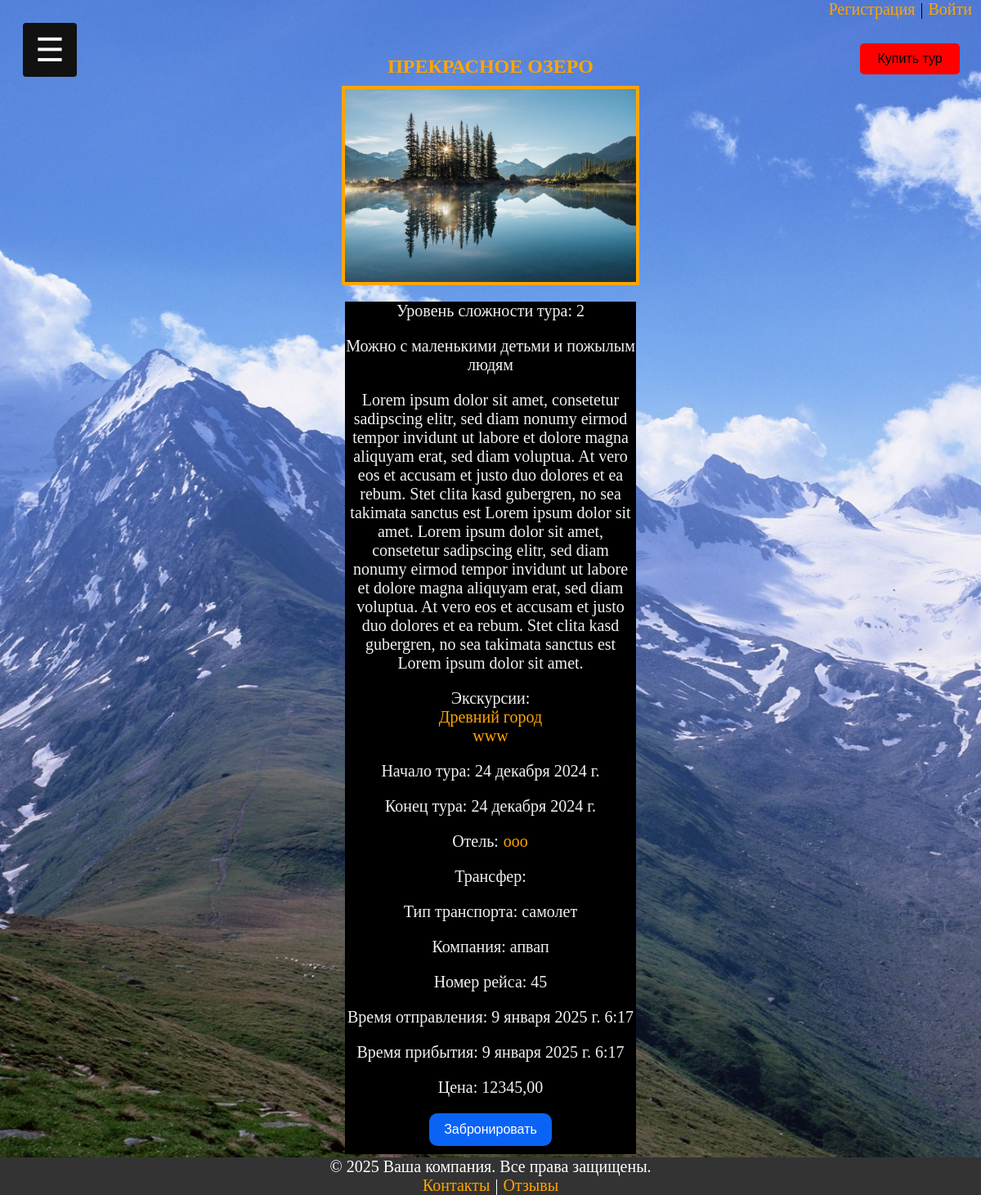
Page /tours/2/ on the committed database.
### turfirmaapp/models.py (models this page shows, shortened)
class Tours(models.Model):
    tour_name = models.CharField(max_length=100, verbose_name="Название тура")
    level = models.IntegerField(verbose_name="Уровень сложности", null=True)
    description = models.TextField(null=True, blank=True, verbose_name="Описание")
    start_date = models.DateField(verbose_name="Дата начала")
    end_date = models.DateField(verbose_name="Дата окончания")
    price = models.DecimalField(max_digits=10, decimal_places=2, verbose_name="Цена")
    photo_tour = models.ImageField(upload_to="photo_tour/", verbose_name="Фотография", null=True)
    excursions = models.ManyToManyField(Excursions, verbose_name="Название экскурсии", blank=True)
    transport = models.ForeignKey(Transport, on_delete=models.CASCADE, verbose_name="ID транспорта")
    hotel = models.ForeignKey(Hotels, on_delete=models.CASCADE, verbose_name="название отеля")
    number_of_views = models.IntegerField(verbose_name="Количество просмотров", null=True)
    class Meta:
        verbose_name = 'тур'
        verbose_name_plural = "Туры"

class Excursions(models.Model):
    excursion_name = models.CharField(max_length=100, verbose_name="Название экскурсии")
    description = models.TextField(null=True, blank=True, verbose_name="Описание")
    excursion_date = models.DateField(verbose_name="Дата экскурсии")
    price = models.DecimalField(max_digits=10, decimal_places=2, verbose_name="Цена")
    photo_excur = models.ImageField(upload_to="photo_excur/", verbose_name="Фотография", null=True)
    def get_absolute_url(self):
        return reverse('excursion', kwargs={'excursion_id': self.pk})
    class Meta:
        verbose_name = 'экскурсию'
        verbose_name_plural = "Экскурсии"

class Hotels(models.Model):
    hotel_name = models.CharField(max_length=100, verbose_name="Название отеля")
    address = models.CharField(max_length=255, null=True, blank=True, verbose_name="Адрес")
    rating = models.IntegerField(null=True, blank=True, verbose_name="Рейтинг")
    contact_number = models.CharField(max_length=20, null=True, blank=True, verbose_name="Контактный телефон")
    photo_hotel = models.ImageField(upload_to="photo_hotel/", verbose_name="Фотография", null=True)
    def get_absolute_url(self):
        return reverse('hotel', kwargs={'hotel_id': self.pk})
    class Meta:
        verbose_name = 'отель'
        verbose_name_plural = "Отели"

class Transport(models.Model):
    transport_type = models.CharField(max_length=50, verbose_name="Тип транспорта")
    company_name = models.CharField(max_length=100, null=True, blank=True, verbose_name="Название компании")
    flight_number = models.CharField(max_length=50, null=True, blank=True, verbose_name="Номер рейса")
    departure_time = models.DateTimeField(null=True, blank=True, verbose_name="Время отправления")
    arrival_time = models.DateTimeField(null=True, blank=True, verbose_name="Время прибытия")
    class Meta:
        verbose_name = 'транспорт'
        verbose_name_plural = "Транспорт"

### turfirmaapp/views.py (the view)
# urls.py: path('tours/<int:tour_id>/', show_tour, name='tour'),
def show_tour(request, tour_id):
    try:
        my_data = request.session.get('customer', None)
        data_tour = Tours.objects.get(id=tour_id)
        data_excursion = Tours.objects.get(id=tour_id).excursions.all()
        data_transport = Transport.objects.get(id=data_tour.transport_id)
        data_hotel = Hotels.objects.get(id=data_tour.hotel_id)
        request.session['tour_id'] = tour_id
        quantity = Tours.objects.get(id=tour_id).number_of_views
        Tours.objects.filter(id=tour_id).update(number_of_views=quantity+1)
        return render(request, "show_tour.html",
                      {"data_tour": data_tour, "data_excursion": data_excursion, "data_transport": data_transport,
                       "data_hotel": data_hotel, 'customer': my_data})
    except Exception as e:
        print(e)
        return render(request, '404.html')

### turfirmaapp/templates/show_tour.html (shortened to what this page needs)
{% extends 'base.html' %}
{% if data_tour %}
{% block content %}
{% load static %}
    <h2 class="title_tour">{{ data_tour.tour_name }}</h2>
    <p><img class="photo_tour" src="{{data_tour.photo_tour.url}}"></p>
<div class="show_tour">
    <p>Уровень сложности тура: {{ data_tour.level }}</p>
    {% if data_tour.level == 2 %}<p>Можно с маленькими детьми и пожылым людям</p>{% endif %}
    <p>{{ data_tour.description }}</p>
    <p>Экскурсии: <br>
        {% if data_excursion %}
     {% for item in data_excursion %} <a class="links"  href="{{ item.get_absolute_url }}">{{ item.excursion_name }} </a><br>{% endfor %}{% else %}нет{% endif %}</p>
    <p>Начало тура: {{ data_tour.start_date }}</p>
    <p>Конец тура: {{ data_tour.end_date }}</p>
    <p>Отель: <a class="links"  href="{{ data_hotel.get_absolute_url }}">{{ data_hotel.hotel_name }}</a></p>
    <p>Трансфер:
            <p>Тип транспорта: {{data_transport.transport_type}}</p>
            <p>Компания: {{data_transport.company_name}}</p>
            <p>Номер рейса: {{data_transport.flight_number}}</p>
            <p>Время отправления: {{data_transport.departure_time}}</p>
            <p>Время прибытия: {{data_transport.arrival_time}}</p>
    </p>
    <p>Цена: {{ data_tour.price }}</p>
    <button class="button_booking" type="button"><a class="links_btn" href="{% url 'booking' %}">Забронировать</a></button>
</div>
{% endblock %}
{% else %}
    <h2>Нет такого тура</h2>
{% endif %}

### turfirmaapp/static/css/styles.css (style rules this page uses)
body { background-size: cover; background-attachment: fixed; overflow-x: hidden; }
h2 { position: relative; left: 49%; margin-inline-start: 0px; margin-inline-end: 0px; font-weight: bold; unicode-bidi: isolate; text-transform: uppercase; }
.photo_tour { display: block; margin: 0 auto; margin-top: -30px; width: 30%; height: 30%; border: 4px solid orange; }
.links { color: orange; outline: none; text-decoration: none; padding: 2px 1px 0; }
.show_tour { display: block; margin: 0 auto; margin-top: 10px; margin-bottom: 50px; background-color: black; color: #f1f1f1; text-align: center; font-size: 20px; width: 30%; }
.title_tour { position: static; text-align: center; color: orange; padding-bottom: 20px; }
.button_booking { border-radius: 10px; text-decoration: none; background: #0B63F6; height: 40px; width: 150px; font-size: 16px; margin-bottom: 10px; }
.links_btn { color: white; outline: none; text-decoration: none; padding: 2px 1px 0; }
button { padding: 10px; background-color: #5cb85c; color: white; border: none; border-radius: 4px; cursor: pointer; font-size: 16px; margin: auto; }

### rows in the picture
Tours: tour_name "ПРЕКРАСНОЕ ОЗЕРО", photo_tour (picture), level "2", description "Lorem ipsum dolor sit amet, consetetur sadipscing elitr, sed diam nonumy eirmod tempor invidunt ut labore et dolore magna aliquyam erat, sed diam voluptua. At vero eos et accusam et justo duo dolores et ea rebum. Stet clita kasd gubergren, no sea takimata sanctus est Lorem ipsum dolor sit amet. Lorem ipsum dolor sit amet, consetetur sadipscing elitr, sed diam nonumy eirmod tempor invidunt ut labore et dolore magna aliquyam erat, sed diam voluptua. At vero eos et accusam et justo duo dolores et ea rebum. Stet clita kasd gubergren, no sea takimata sanctus est Lorem ipsum dolor sit amet.", start_date "24 декабря 2024 г.", end_date "24 декабря 2024 г.", price "12345,00"
Excursions: excursion_name "Древний город"
Excursions: excursion_name "www"
Hotels: hotel_name "ooo"
Transport: transport_type "самолет", company_name "апвап", flight_number "45", departure_time "9 января 2025 г. 6:17", arrival_time "9 января 2025 г. 6:17"
